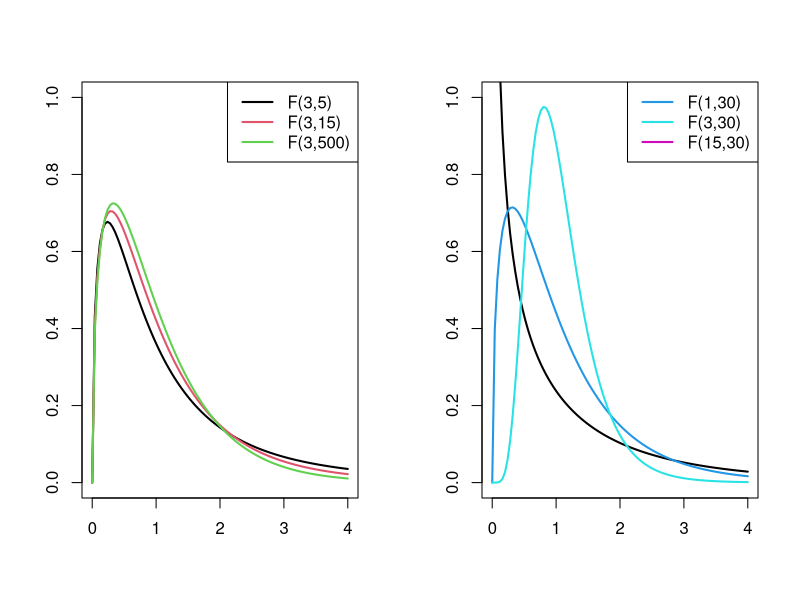
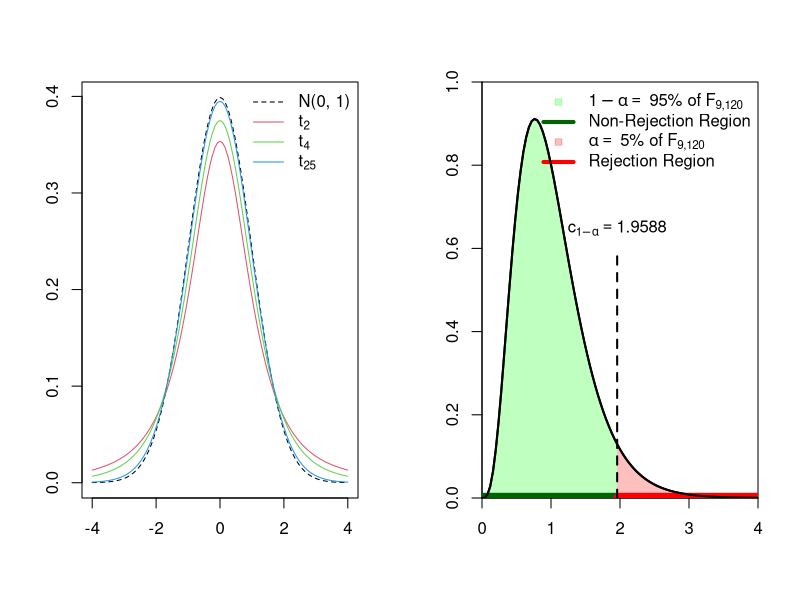
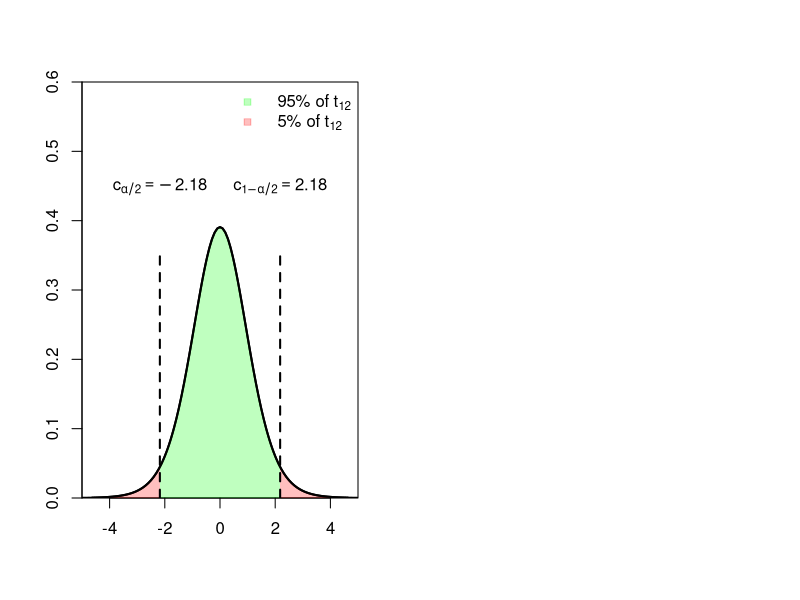
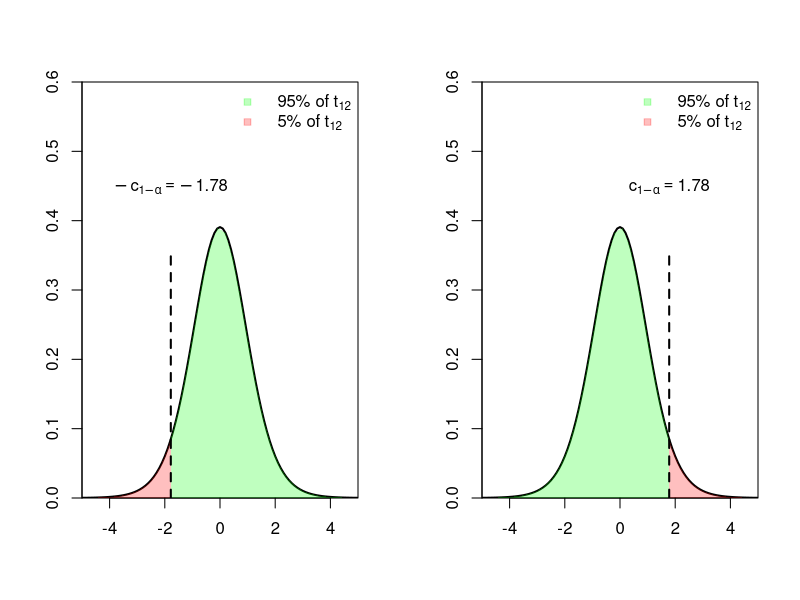
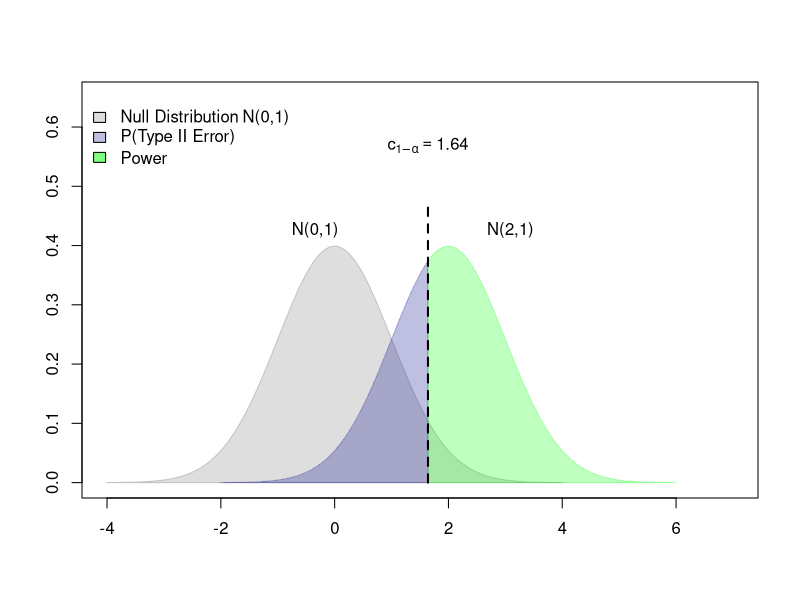
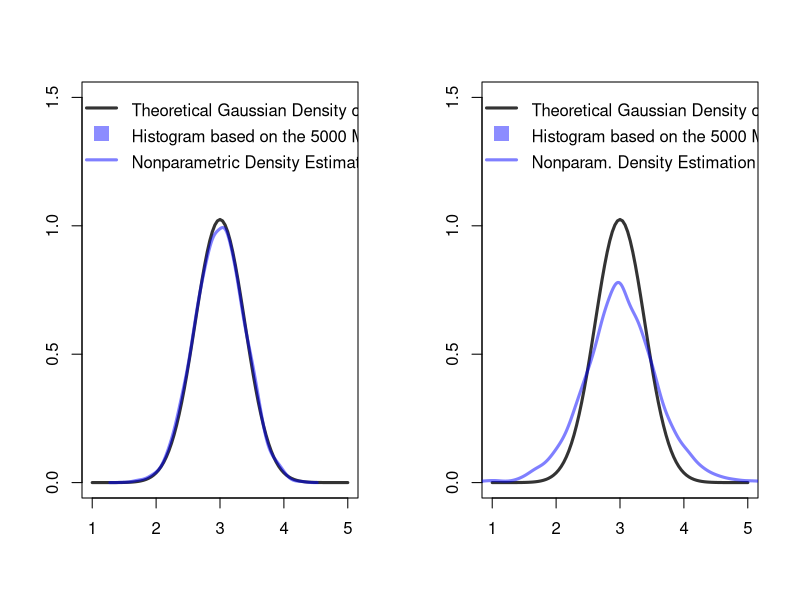

Recreate these plots in R, in order. (Note: this script raises an error after producing the figures.)
## ---- chunk 1
# When fixing rate (lambda) and changing shape (r) for Gamma Distribution,
# When the shape (r) increases, based on the formula, 
# the mean increases (shift to the right),
# the variance increases
# the skewness decreases
# the excess kurtosis decreases

### F Distribution
# Plot 1: Fix df2 and changing df1
par(mfrow=c(1,2))
curve(expr = df(x = x, df1 = 3, df2 = 5),
      xlab = "", ylab = "", main = "",
      lwd = 2, col = 1, xlim = c(0, 4),
      ylim = c(0, 1))

for (i in 1:2) {
  curve(expr = df(x = x, df1  = 3, 
                  df2=c(15,500)[i]),
        lwd = 2, col = (2:3)[i], add = TRUE)
}  
legend(x = "topright", legend = c("F(3,5)", "F(3,15)", "F(3,500)"),
       lwd = 2, col = 1:3)
curve(expr = df(x = x, df1 = 1, df2 = 30),
      xlab = "", ylab = "", main = "",
      lwd = 2, col = 1, xlim = c(0, 4),
      ylim = c(0, 1))

for (i in 1:2) {
  curve(expr = df(x = x, df1  = c(3,15)[i], 
                  df2=30),
        lwd = 2, col = (4:6)[i], add = TRUE)
}  
legend(x = "topright", legend = c("F(1,30)", "F(3,30)", "F(15,30)"),
       lwd = 2, col = 4:6)
## ---- chunk 2
# plot the standard normal density
curve(dnorm(x), 
      xlim = c(-4, 4), 
      xlab = "", 
      lty = 2, 
      ylab = "", 
      main = "")

# plot the t density for M=2
curve(dt(x, df = 2), 
      xlim = c(-4, 4), 
      col = 2, 
      add = T)

# plot the t density for M=4
curve(dt(x, df = 4), 
      xlim = c(-4, 4), 
      col = 3, 
      add = T)

# plot the t density for M=25
curve(dt(x, df = 25), 
      xlim = c(-4, 4), 
      col = 4, 
      add = T)

# add a legend
legend("topright", bty="n", 
       c("N(0, 1)", expression(t[2]), expression(t[4]), expression(t[25])), 
       col = 1:4, 
       lty = c(2, 1, 1, 1))
## ---- chunk 3
library("scales")
curve(expr = df(x = x, df1 = 9, df2 = 120),
      xlab = "", ylab = "", main = "",
      lwd = 2, col = 1, xlim = c(0, 4),
      ylim = c(0, 1), xaxs="i",yaxs="i")

alpha <- 0.05
q     <- qf(p = 1-alpha, df1 = 9, df2 = 120)
xx    <- seq(0,q,len=25)
yy    <- df(x = xx, df1 = 9, df2 = 120)

polygon(x = c(xx,rev(xx)), y=c(yy, rep(0,length(yy))), border = NA, col = alpha("green", 0.25))
q     <- qf(p = 1-alpha, df1 = 9, df2 = 120)
xx    <- seq(q,4,len=25)
yy    <- df(x = xx, df1 = 9, df2 = 120)

polygon(x = c(xx,rev(xx)), y=c(yy, rep(0,length(yy))), border = NA, col = alpha("red", 0.25))

lines(x=c(0,q-0.02),y=c(0,0), col="darkgreen", lwd=10)
lines(x=c(q+0.02,4),y=c(0,0), col="red", lwd=10)

legend("topright", pch=c(22,NA, 22, NA), lty=c(NA,1,NA,1), lwd=c(NA,4,NA,4), cex=1, 
       col = c(alpha("green", 0.25),"darkgreen",alpha("red", 0.25),"red"), 
       legend=c(expression(1-alpha==~"95% of"~F['9,120']),"Non-Rejection Region",
                expression(alpha==~"5% of"~F['9,120']),"Rejection Region"), 
       bty="n", pt.bg = c(alpha("green", 0.25),alpha("green", 0.25),alpha("red", 0.25),alpha("red", 0.25)))
curve(expr = df(x = x, df1 = 9, df2 = 120), lwd = 2, col = 1, add=TRUE, from = 0, to = 4)
lines(x=c(q,q), y=c(0,.6),lwd=2,lty=2)
text(x = q, y = .65, labels = expression(c[1-alpha]==1.9588))
## ---- chunk 4
df1   <- 9    # numerator df
df2   <- 120  # denominator df
alpha <- 0.05 # significance level
## Critical value:
crit_value <- qf(p = 1-alpha, df1 = df1, df2 = df2)
crit_value
## ---- chunk 5
alpha <- 0.01
## Critical value:
crit_value <- qf(p = 1-alpha, df1 = df1, df2 = df2)
crit_value
## ---- chunk 6
library("scales")
curve(expr = dt(x = x, df = 12),
      xlab = "", ylab = "", main = "",
      lwd = 2, col = 1, xlim = c(-5, 5),
      ylim = c(0, .6), xaxs="i",yaxs="i")

alpha <- 0.05/2
q      <- qt(p = 1-alpha, df=12)
xx1    <- seq(-5,-q,len=25)
yy1    <- dt(x = xx1, df = 12)
xx2    <- seq(q,5,len=25)
yy2    <- dt(x = xx2, df = 12)
xx3    <- seq(-q,q,len=25)
yy3    <- dt(x = xx3, df = 12)

polygon(x = c(xx1,rev(xx1)), y=c(yy1, rep(0,length(yy1))), border = NA, col = alpha("red", 0.25))

polygon(x = c(xx2,rev(xx2)), y=c(yy2, rep(0,length(yy2))), border = NA, col = alpha("red", 0.25))

polygon(x = c(xx3,rev(xx3)), y=c(yy3, rep(0,length(yy3))), border = NA, col = alpha("green", 0.25))

legend("topright", pch=c(22,22), lty=c(NA,NA), lwd=c(NA,NA), cex=1, 
       col = c(alpha("green", 0.25),alpha("red", 0.25)), 
       legend=c(expression("95% of"~t['12']),
                expression("5% of"~t['12'])), 
       bty="n", pt.bg = c(alpha("green", 0.25),alpha("red", 0.25)))
curve(expr = dt(x = x, df= 12), lwd = 2, col = 1, add=TRUE)
lines(x=c(q,q), y=c(0,.35),lwd=2,lty=2)
lines(x=c(-q,-q), y=c(0,.35),lwd=2,lty=2)
text(x =  q, y = .45, labels = expression(c[1-alpha/2]==2.18))
text(x = -q, y = .45, labels = expression(c[alpha/2]==-2.18))
## ---- chunk 7
library("scales")
alpha <- 0.05
q      <- qt(p = 1-alpha, df=12)

xx1    <- seq(-5,-q,len=25)
yy1    <- dt(x = xx1, df = 12)
xx2    <- seq(-q,5,len=25)
yy2    <- dt(x = xx2, df = 12)
##
xx3    <- seq(q,5,len=25)
yy3    <- dt(x = xx3, df = 12)
xx4    <- seq(-5,q,len=25)
yy4    <- dt(x = xx4, df = 12)

par(mfrow=c(1,2))
curve(expr = dt(x = x, df = 12),
      xlab = "", ylab = "", main = "",
      lwd = 2, col = 1, xlim = c(-5, 5),
      ylim = c(0, .6), xaxs="i",yaxs="i")
polygon(x = c(xx1,rev(xx1)), y=c(yy1, rep(0,length(yy1))), border = NA, col = alpha("red", 0.25))
polygon(x = c(xx2,rev(xx2)), y=c(yy2, rep(0,length(yy2))), border = NA, col = alpha("green", 0.25))
lines(x=c(-q,-q), y=c(0,.35),lwd=2,lty=2)
text(x = -q, y = .45, labels = expression(-c[1-alpha]==-1.78))
legend("topright", pch=c(22,22), lty=c(NA,NA), lwd=c(NA,NA), cex=1, 
       col = c(alpha("green", 0.25),alpha("red", 0.25)), 
       legend=c(expression("95% of"~t['12']),
                expression("5% of"~t['12'])), 
       bty="n", pt.bg = c(alpha("green", 0.25),alpha("red", 0.25)))

###########

curve(expr = dt(x = x, df = 12),
      xlab = "", ylab = "", main = "",
      lwd = 2, col = 1, xlim = c(-5, 5),
      ylim = c(0, .6), xaxs="i",yaxs="i")
polygon(x = c(xx3,rev(xx3)), y=c(yy3, rep(0,length(yy3))), border = NA, col = alpha("red", 0.25))
polygon(x = c(xx4,rev(xx4)), y=c(yy4, rep(0,length(yy4))), border = NA, col = alpha("green", 0.25))
lines(x=c(q,q), y=c(0,.35),lwd=2,lty=2)
text(x =  q, y = .45, labels = expression(c[1-alpha]==1.78))
legend("topright", pch=c(22,22), lty=c(NA,NA), lwd=c(NA,NA), cex=1, 
       col = c(alpha("green", 0.25),alpha("red", 0.25)), 
       legend=c(expression("95% of"~t['12']),
                expression("5% of"~t['12'])), 
       bty="n", pt.bg = c(alpha("green", 0.25),alpha("red", 0.25)))
par(mfrow=c(1,1))
## ---- chunk 8
df    <- 16   # degrees of freedom 
alpha <- 0.05 # significance level
## One-sided critical value (= (1-alpha) quantile):
c_oneSided <- qt(p = 1-alpha, df = df)
c_oneSided
## Two-sided critical value (= (1-alpha/2) quantile):
c_twoSided <- qt(p = 1-alpha/2, df = df)
## lower critical value
-c_twoSided
## upper critical value
c_twoSided
## ---- chunk 9
library("scales") # transperent color
mean.alt <- 2

x  <- seq(-4, 4, length=1000)
hx <- dnorm(x)
alpha <- 0.05

plot(x, hx, type="n", xlim=c(-4, 7), ylim=c(0, 0.65), ylab = "", xlab = "", axes=T)
#axis(1)

xfit2 <- x + mean.alt
yfit2 <- dnorm(x)

## Print null hypothesis area
polygon(c(min(x), x,  max(x)), 
        c(0,      hx, 0), 
        col   =alpha("grey", 0.5), 
        border=alpha("grey", 0.9))

ub <- max(x)
lb <- round(qnorm(1-alpha),2)

## The green area: Power
i <- xfit2 >= lb
polygon(c(min(xfit2[i]), xfit2[i], max(xfit2[i])), 
        c(0,  yfit2[i], 0), 
        col=alpha("green", 0.25),
        border=alpha("green", 0.25))

## The blue area: P(Type II error)
lb <- min(xfit2)
ub <- round(qnorm(1-alpha),2)

i <- xfit2 >= lb & xfit2 <= ub
polygon(c(lb,xfit2[i],ub), c(0,yfit2[i],0), col=alpha("darkblue", 0.25), border=alpha("darkblue", 0.25))

lines(x=c(ub,ub), y=c(0,.47),lwd=2,lty=2)
text(x = ub, y = .57, labels = expression(c[1-alpha]==1.64))

text(x=0+.25,y=.425, "N(0,1)", pos=2)
text(x=2+.5,y=.425, "N(2,1)", pos=4)
legend(x=-4.5,y=.65, title=NULL, bty="n", 
   c(expression("Null Distribution"~"N(0,1)"),"P(Type II Error)","P(Type I Error)", expression(paste("Power")))[-3], 
    fill=c(alpha("grey", 0.5), alpha("darkblue", 0.25), alpha("red", 0.25), alpha("green", 0.5))[-3], horiz=FALSE)
## ---- chunk 10
## Function to generate artificial data
## If X=NULL: new X variables are generated
## If the user gives X variables, 
## the sampling of new Y variables is conditionally on 
## the given X variables.
myDataGenerator <- function(n, beta, X=NULL){
  if(is.null(X)){
    X   <- cbind(rep(1, n), 
                 runif(n, 2, 10), 
                 runif(n,12, 22))
  }
  eps  <- rnorm(n, sd=3)
  Y    <- X %*% beta + eps
  data <- data.frame("Y"=Y, 
                     "X_1"=X[,1], "X_2"=X[,2], "X_3"=X[,3])
  ##
  return(data)
}


## Small sample size
n           <- 8           

## Define a true beta vector
beta_true <- c(2,3,4)

## Generate Y and X data 
test_data     <- myDataGenerator(n = n, beta=beta_true)

## Store the X data as 'X_cond'  
X_cond        <- as.matrix(test_data[,-1]) # as matrix allows matrix multiplications

## Generate new Y data conditionally on X_cond                
test_data_new <- myDataGenerator(n    = n, 
                                 beta = beta_true, 
                                 X    = X_cond)
## compare
round(head(test_data,     3), 2) # New Y, new X
round(head(test_data_new, 3), 2) # New Y, conditionally on X
## ---- chunk 11
set.seed(123)

beta_true_2 <- beta_true[2] # true beta_2

## A function to generate realizations of the estimator \hat{beta}_2
## conditionally or unconditionally on X:
hatbeta2_sim_fun <- function(conditional, X = X_cond){
      if(conditional == TRUE){
            data     <- myDataGenerator(n = n, beta = beta_true, X = X)
            lm_obj   <- lm(Y ~ X_2 + X_3, data = data)
            hatbeta2 <- coef(lm_obj)[2]
      }
      if(conditional == FALSE){
            data     <- myDataGenerator(n = n, beta = beta_true)
            lm_obj   <- lm(Y ~ X_2 + X_3, data = data)
            hatbeta2 <- coef(lm_obj)[2]
      }
  return(hatbeta2)
}

## Number of Monte Carlo replications
B <- 5000

## Draw realizations of \hat{beta}_2
## 1. Generate \hat{beta}_2 realizations conditionally on X
hatbeta2_sim_cond   <- replicate(B, hatbeta2_sim_fun(conditional = TRUE,  X = X_cond))
## 2. Generate \hat{beta}_2 realizations unconditionally on X
hatbeta2_sim_uncond <- replicate(B, hatbeta2_sim_fun(conditional = FALSE))


## True normal distribution of beta_hat_2 versus 
## empirical density of beta_hat_2 estimates
library("scales")

# standard deviation of the error term
sigma <- 3
# true variance
var_true_beta_2 <- sigma^2 * diag(solve(t(X_cond) %*% X_cond))[2]

par(mfrow=c(1,2))
curve(expr = dnorm(x, mean = beta_true_2, 
                   sd=sqrt(var_true_beta_2)), 
      xlab="",ylab="", col=gray(.2), lwd=3, lty=1, 
      xlim=c(1,5), ylim=c(0,1.5))
#hist(hatbeta2_sim_cond, freq=FALSE, col=alpha("blue",.35), add=TRUE)
lines(density(hatbeta2_sim_cond, bw = bw.SJ(hatbeta2_sim_cond)), 
      col=alpha("blue",.5), lwd=3)
legend("topleft", lty=c(1,NA,1), lwd=c(3,NA,3), pch=c(NA,15,NA), pt.cex=c(NA,2,NA),
     col=c(gray(.2), alpha("blue",.45), alpha("blue",.5)), bty="n", legend= 
c(expression(
  "Theoretical Gaussian Density of"~hat(beta)[2]~'|'~X), 
  expression(
  "Histogram based on the 5000 MC realizations of"~
  hat(beta)[2]~'|'~X), 
  expression(
  "Nonparametric Density Estimation based on the 5000 MC realizations of"~
  hat(beta)[2]~'|'~X)))

####
curve(expr = dnorm(x, mean = beta_true_2, sd=sqrt(var_true_beta_2)), 
      xlab="",ylab="", col=gray(.2), lwd=3, lty=1, 
      xlim=c(1,5), ylim=c(0,1.5))
#hist(hatbeta2_sim_uncond, freq=FALSE, col=alpha("blue",.35), add=TRUE)
lines(density(hatbeta2_sim_uncond, bw=bw.SJ(hatbeta2_sim_uncond)), 
      col=alpha("blue",.5), lwd=3)
legend("topleft", lty=c(1,NA,1), lwd=c(3,NA,3), pch=c(NA,15,NA), pt.cex=c(NA,2,NA),
     col=c(gray(.2), alpha("blue",.45), alpha("blue",.5)), bty="n", legend= 
c(expression(
  "Theoretical Gaussian Density of"~hat(beta)[2]~'|'~X), 
expression(
  "Histogram based on the 5000 MC realizations of"~
  hat(beta)[2]), 
expression("Nonparam. Density Estimation based on the 5000 MC realizations of"~
  hat(beta)[2])))

## ---- chunk 12
suppressMessages(library("car")) # for linearHyothesis()
# ?linearHypothesis

## Estimate the linear regression model parameters
lm_obj <- lm(Y ~ X_2 + X_3, data = mydata)

## Option 1:
car::linearHypothesis(model = lm_obj, 
                      hypothesis.matrix = c("X_2=3", "X_3=4"))

## ---- chunk 13
## Option 2:
R <- rbind(c(0,1,0),
           c(0,0,1))
car::linearHypothesis(model = lm_obj, 
                      hypothesis.matrix = R, 
                      rhs = c(3,4))
## ---- chunk 14
## Let's generate 5000 F-test decisions and check 
## whether the empirical rate of type I errors is 
## close to the theoretical significance level. 
B               <- 5000 # MC replications
F_test_pvalues  <- rep(NA, times=B)
##
for(r in 1:B){
  ## generate new data 
  MC_data <- myDataGenerator(n = n, beta = beta_true)
  ## estimate 
  lm_obj            <- lm(Y ~ X_2 + X_3, data = MC_data)
  ## compute test and p-value
  p <- linearHypothesis(lm_obj, c("X_2=3", "X_3=4"))$`Pr(>F)`[2]
  ## save the p-value
  F_test_pvalues[r] <- p
}
##
signif_level <-  0.05
rejections   <- F_test_pvalues[F_test_pvalues < signif_level]
round(length(rejections)/B, 4)
## 
signif_level <-  0.01
rejections   <- F_test_pvalues[F_test_pvalues < signif_level]
round(length(rejections)/B, 4)
## ---- chunk 15
set.seed(321)
B               <- 5000 # MC replications
F_test_pvalues  <- rep(NA, times=B)
##
for(r in 1:B){
  ## generate new data 
  MC_data <- myDataGenerator(n    = n, beta = beta_true)
  ## estimate 
  lm_obj            <- lm(Y ~ X_2 + X_3, data = MC_data)
  ## compute test and p-value
  p <- linearHypothesis(lm_obj, c("X_2=4", "X_3=4"))$`Pr(>F)`[2]
  ## save the p-value
  F_test_pvalues[r] <- p
}
##
signif_level <-  0.05
rejections   <- F_test_pvalues[F_test_pvalues < signif_level]
length(rejections)/B
## ---- chunk 16
car::linearHypothesis(lm_obj, c("X_2=4", "X_3=4"))
## ---- chunk 17
signif_level <- 0.05
## 95% CI for beta_2
confint(lm_obj, parm = "X_2", level = 1 - signif_level)
## 95% CI for beta_3 
confint(lm_obj, parm = "X_3", level = 1 - signif_level)
## ---- chunk 18
## Let's generate 1000 CIs 
set.seed(123)
signif_level <-  0.05
B            <- 5000 # MC replications
confint_m    <- matrix(NA, nrow=2, ncol=B)
##
for(r in 1:B){
  ## generate new data 
  MC_data <- myDataGenerator(n = n, beta = beta_true)
  ## estimate
  lm_obj  <- lm(Y ~ X_2 + X_3, data = MC_data)
  ## compute confidence interval 
  CI <- confint(lm_obj, parm="X_2", level=1-signif_level)
  ## save confidence interval
  confint_m[,r] <- CI
}
## check whether true parameter is inside the CI
inside_CI  <- confint_m[1,] <= beta_true_2 & 
                beta_true_2 <= confint_m[2,]

## CI-lower, CI-upper, beta_true_2 inside?
head(cbind(t(confint_m), inside_CI))
## ---- chunk 19
round(length(inside_CI[inside_CI == FALSE])/B, 4)
## ---- chunk 20
nCIs <- 100
plot(x=0,y=0,type="n",xlim=c(0,nCIs),ylim=range(confint_m[,1:nCIs]),
     ylab="", xlab="Resamplings", main="Confidence Intervals")
for(r in 1:nCIs){
  if(inside_CI[r]==TRUE){
      lines(x=c(r,r), y=c(confint_m[1,r], confint_m[2,r]), 
            lwd=2, col=gray(.5,.5))
  }else{
      lines(x=c(r,r), y=c(confint_m[1,r], confint_m[2,r]), 
            lwd=2, col="darkred")
    }
}
axis(4, at=beta_true_2, labels = expression(beta[2]))
abline(h=beta_true_2)
## ---- chunk 21
## The AER package contains a lot of datasets 
suppressPackageStartupMessages(library(AER))
## Attach the DoctorVisits data to make it usable
data("DoctorVisits")

lm_obj <- lm(visits ~ gender + age + income, data = DoctorVisits)

summary(lm_obj)
